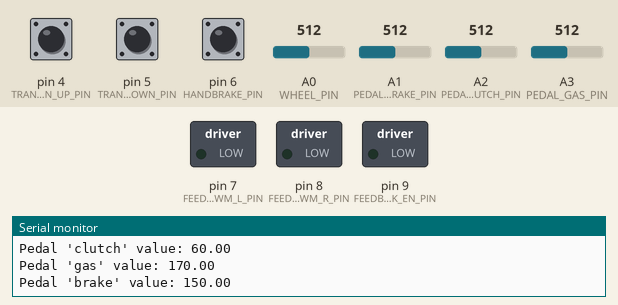
The sketch below on a simulated Arduino Leonardo, built with avr-gcc and run on an emulated ATmega32U4. Shown: switched loads named in the sketch (green lamp = pin HIGH), the last lines printed to the serial monitor. The inputs (shaded band) are chosen by the test bench; at power-on: A0 (WHEEL_PIN) = 512, pin 4 (TRANSMISSION_UP_PIN) HIGH, pin 5 (TRANSMISSION_DOWN_PIN) HIGH, pin 6 (HANDBRAKE_PIN) HIGH, A1 (PEDAL_BRAKE_PIN) = 512, A2 (PEDAL_CLUTCH_PIN) = 512, A3 (PEDAL_GAS_PIN) = 512. USB keyboard and mouse output is not drawn.

Above: at 1.2 s.
1.3 s: A0 (WHEEL_PIN) set to 541
At 2.4 s:
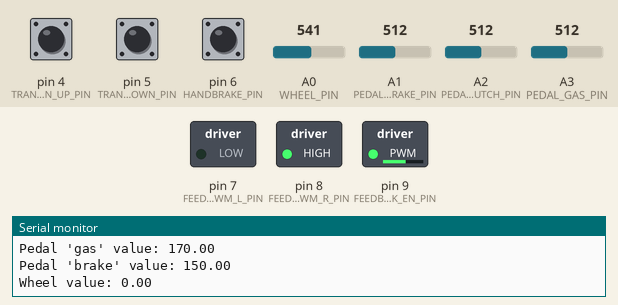
2.8 s: A0 (WHEEL_PIN) set to 306
At 3.5 s:
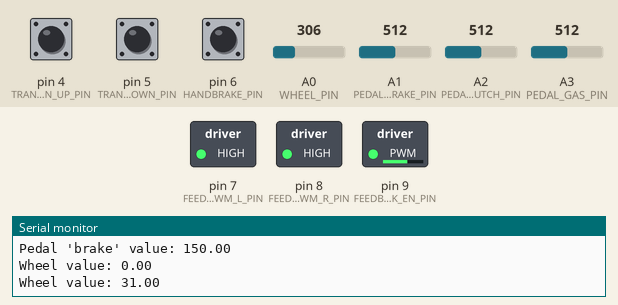
Timing chart, 0 to 5.8 s (numbered marks = the images above; inputs shaded):
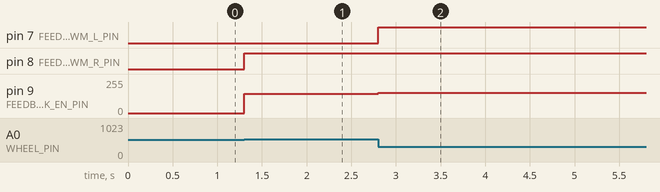

The sketch:

wheel.ino
```cpp
#include <HID-Settings.h>
#include <HID-Project.h>

#include "config.h"

const int PWM_MAX_VALUE = 799;

// Set PWM pins frequency
void setupPWMFrequency() {
    TCCR1A = 0;
    TCCR1B = 0;

    TCCR1A = (1 << COM1A1) | (1 << COM1B1) | (1 << WGM11);
    TCCR1B = (1 << WGM13) | (1 << WGM12) | (1 << CS10);

    ICR1 = PWM_MAX_VALUE; // 799 for 20 kHz (16MHz / (1 * (799 + 1)) )

    OCR1A = 0;
    OCR1B = 0;
}

// Analog write for pin 9
void analogWrite9(uint16_t duty) {
    OCR1A = constrain(duty, 0, PWM_MAX_VALUE);
}

// // Analog write for pin 10
// void analogWrite10(uint16_t duty) {
//     OCR1B = constrain(duty, 0, PWM_MAX_VALUE);
// }

#include "wheel_handler.h"
#include "feedback_handler.h"
#include "pedals_handler.h"
#include "transmission_handler.h"

void setup() {
    pinMode(WHEEL_PIN, INPUT);

    setupPWMFrequency();

    pinMode(FEEDBACK_PWM_L_PIN, INPUT);
    pinMode(FEEDBACK_PWM_R_PIN, INPUT);
    pinMode(FEEDBACK_EN_PIN, OUTPUT);

    digitalWrite(FEEDBACK_PWM_L_PIN, LOW);
    digitalWrite(FEEDBACK_PWM_R_PIN, LOW);

    pinMode(TRANSMISSION_UP_PIN, INPUT_PULLUP);
    pinMode(TRANSMISSION_DOWN_PIN, INPUT_PULLUP);
    pinMode(HANDBRAKE_PIN, INPUT_PULLUP);

    pinMode(PEDAL_GAS_PIN, INPUT);
    pinMode(PEDAL_BRAKE_PIN, INPUT);
    pinMode(PEDAL_CLUTCH_PIN, INPUT);

    Serial.begin(9600);
    Gamepad.begin();
}

void loop() {
    wheel_handler();
    feedback_handler();
    pedals_handler();
    transmission_handler();

    // delay(5);
}
```

feedback_handler.h
```cpp
const float FEEDBACK_DEAD_ZONE_VALUE = WHEEL_MAX_VALUE * FEEDBACK_DEAD_ZONE / 100;

const float FEEDBACK_MIN_SPEED_VALUE = (float)PWM_MAX_VALUE * FEEDBACK_MIN_SPEED / 100;
const float FEEDBACK_MAX_SPEED_VALUE = (float)PWM_MAX_VALUE * FEEDBACK_MAX_SPEED / 100;

const float FEEDBACK_MOVE_COOF = (float)(FEEDBACK_MAX_SPEED_VALUE - FEEDBACK_MIN_SPEED_VALUE) / (float)WHEEL_MAX_VALUE;

volatile bool feedback_direction = false;  // [false: to left, true: to right]
volatile float feedback_speed = 0;
volatile float last_feedback_speed = 0;

// Set feedback motor speed
void feedback_set_speed(float speed) {
    feedback_speed = (int)constrain(speed, FEEDBACK_MIN_SPEED_VALUE, FEEDBACK_MAX_SPEED_VALUE);
    analogWrite9(feedback_speed);
    // analogWrite10(speed);
}

// Set feedback motor direction [false: to left, true: to right]
void feedback_set_direction(bool direct) {
    if (direct) {
        pinMode(FEEDBACK_PWM_L_PIN, OUTPUT);
        digitalWrite(FEEDBACK_PWM_L_PIN, HIGH);

        pinMode(FEEDBACK_PWM_R_PIN, INPUT);
        digitalWrite(FEEDBACK_PWM_R_PIN, LOW);
    } else {
        pinMode(FEEDBACK_PWM_L_PIN, INPUT);
        digitalWrite(FEEDBACK_PWM_L_PIN, LOW);

        pinMode(FEEDBACK_PWM_R_PIN, OUTPUT);
        digitalWrite(FEEDBACK_PWM_R_PIN, HIGH);
    }

    feedback_direction = direct;
}

// Start feedback motor braking
void feedback_brake() {
    feedback_set_speed(FEEDBACK_MAX_SPEED_VALUE - FEEDBACK_MIN_SPEED_VALUE);

    pinMode(FEEDBACK_PWM_L_PIN, OUTPUT);
    digitalWrite(FEEDBACK_PWM_L_PIN, HIGH);

    pinMode(FEEDBACK_PWM_R_PIN, OUTPUT);
    digitalWrite(FEEDBACK_PWM_R_PIN, HIGH);
}

// Start feedback motor free running
void feedback_free() {
    feedback_set_speed(0);

    pinMode(FEEDBACK_PWM_L_PIN, INPUT);
    digitalWrite(FEEDBACK_PWM_L_PIN, LOW);

    pinMode(FEEDBACK_PWM_R_PIN, INPUT);
    digitalWrite(FEEDBACK_PWM_R_PIN, LOW);
}

// Stops the feedback motor
void feedback_stop() {
    feedback_brake();
    delay(10);
    feedback_free();

    if (last_feedback_speed != 0) {
        Serial.println("Feedback stopped");
        last_feedback_speed = 0;
    }
}

// Moves the feedback motor (direction [false: to left, true: to right])
void feedback_move(bool direct, int speed, int time) {
    feedback_set_speed(speed > 0 ? speed : (int)(abs(wheel_value) * FEEDBACK_MOVE_COOF + FEEDBACK_MIN_SPEED_VALUE));
    feedback_set_direction(direct);

    if (feedback_speed != last_feedback_speed) {
        last_feedback_speed = feedback_speed;
    }

    // waiting time..:
    if (time > 0) {
        delay(time);
        feedback_stop();
    }
}

// The steering wheel feedback motor handler
void feedback_handler() {
    if (abs(wheel_value) > FEEDBACK_DEAD_ZONE_VALUE) {
        feedback_direction = !wheel_direction;

        feedback_move(feedback_direction, 0, 0);
    } else if (feedback_speed != 0) {
        feedback_stop();
    }
}
```

pedals_handler.h
```cpp
const float PEDAL_CLUTCH_DEAD_ZONE_VALUE = PEDAL_CLUTCH_MAX_VALUE * PEDAL_CLUTCH_DEAD_ZONE / 100;
const float PEDAL_GAS_DEAD_ZONE_VALUE = PEDAL_GAS_MAX_VALUE * PEDAL_GAS_DEAD_ZONE / 100;
const float PEDAL_BRAKE_DEAD_ZONE_VALUE = PEDAL_BRAKE_MAX_VALUE * PEDAL_BRAKE_DEAD_ZONE / 100;

const float PEDAL_CLUTCH_STICK_COOF = 32767 / (float)PEDAL_CLUTCH_MAX_VALUE;
const float PEDAL_GAS_STICK_COOF = 32767 / (float)PEDAL_GAS_MAX_VALUE;
const float PEDAL_BRAKE_STICK_COOF = 32767 / (float)PEDAL_BRAKE_MAX_VALUE;

volatile float pedal_clutch_value = 0.0;
volatile float pedal_clutch_last_value = 0.0;
volatile float pedal_gas_value = 0.0;
volatile float pedal_gas_last_value = 0.0;
volatile float pedal_brake_value = 0.0;
volatile float pedal_brake_last_value = 0.0;

// The pedals handler
void pedals_handler() {
    //              CLUTCH:
    int clutch_value = analogRead(PEDAL_CLUTCH_PIN);

    // check dead zone
    if (clutch_value < PEDAL_CLUTCH_DEAD_ZONE_VALUE) {
        pedal_clutch_value = 0;
    }
    // check max value
    else if (clutch_value >= PEDAL_CLUTCH_MAX_VALUE) {
        pedal_clutch_value = PEDAL_CLUTCH_MAX_VALUE;
    }
    // applying value
    else {
        pedal_clutch_value = clutch_value - PEDAL_CLUTCH_DEAD_ZONE_VALUE;
    }

    if (pedal_clutch_value > pedal_clutch_last_value + 1 || pedal_clutch_value < pedal_clutch_last_value - 1) {
        Gamepad.rxAxis(pedal_clutch_value * PEDAL_CLUTCH_STICK_COOF);
        Gamepad.write();

        Serial.print("Pedal 'clutch' value: ");
        Serial.println(pedal_clutch_value);

        pedal_clutch_last_value = pedal_clutch_value;
    }

    //              GAS:
    int gas_value = analogRead(PEDAL_GAS_PIN);

    // check dead zone
    if (gas_value < PEDAL_GAS_DEAD_ZONE_VALUE) {
        pedal_gas_value = 0;
    }
    // check max value
    else if (gas_value >= PEDAL_GAS_MAX_VALUE) {
        pedal_gas_value = PEDAL_GAS_MAX_VALUE;
    }
    // applying value
    else {
        pedal_gas_value = gas_value - PEDAL_GAS_DEAD_ZONE_VALUE;
    }

    if (pedal_gas_value > pedal_gas_last_value + 1 || pedal_gas_value < pedal_gas_last_value - 1) {
        Gamepad.yAxis(pedal_gas_value * PEDAL_GAS_STICK_COOF);
        Gamepad.write();

        Serial.print("Pedal 'gas' value: ");
        Serial.println(pedal_gas_value);

        pedal_gas_last_value = pedal_gas_value;
    }

    //              BRAKE:
    int brake_value = analogRead(PEDAL_BRAKE_PIN);

    // check dead zone
    if (brake_value < PEDAL_BRAKE_DEAD_ZONE_VALUE) {
        pedal_brake_value = 0;
    }
    // check max value
    else if (brake_value >= PEDAL_BRAKE_MAX_VALUE) {
        pedal_brake_value = PEDAL_BRAKE_MAX_VALUE;
    }
    // applying value
    else {
        pedal_brake_value = brake_value - PEDAL_BRAKE_DEAD_ZONE_VALUE;
    }

    if (pedal_brake_value > pedal_brake_last_value + 1 || pedal_brake_value < pedal_brake_last_value - 1) {
        Gamepad.ryAxis(pedal_brake_value * PEDAL_BRAKE_STICK_COOF);
        Gamepad.write();

        Serial.print("Pedal 'brake' value: ");
        Serial.println(pedal_brake_value);

        pedal_brake_last_value = pedal_brake_value;
    }
}
```

transmission_handler.h
```cpp
const int TRANSMISSION_UP_BUTTON = 1;
const int TRANSMISSION_DOWN_BUTTON = 2;
const int HANDBRAKE_BUTTON = 3;

volatile bool transmission_up_pressed = false;
volatile bool transmission_down_pressed = false;
volatile bool handbrake_pressed = false;

// The transmission & handbrake handler
void transmission_handler() {
    // transmission up:
    if (digitalRead(TRANSMISSION_UP_PIN) == LOW) {
        if (!transmission_up_pressed) {
            transmission_up_pressed = true;

            Gamepad.press(TRANSMISSION_UP_BUTTON);
            Gamepad.write();

            Serial.println("Transmission up pressed");
        }
    } else if (transmission_up_pressed) {
        transmission_up_pressed = false;

        Gamepad.release(TRANSMISSION_UP_BUTTON);
        Gamepad.write();

        Serial.println("Transmission up released");
    }

    // transmission down:
    if (digitalRead(TRANSMISSION_DOWN_PIN) == LOW) {
        if (!transmission_down_pressed) {
            transmission_down_pressed = true;

            Gamepad.press(TRANSMISSION_DOWN_BUTTON);
            Gamepad.write();

            Serial.println("Transmission down pressed");
        }
    } else if (transmission_down_pressed) {
        transmission_down_pressed = false;

        Gamepad.release(TRANSMISSION_DOWN_BUTTON);
        Gamepad.write();

        Serial.println("Transmission down released");
    }

    // handbrake:
    if (digitalRead(HANDBRAKE_PIN) == LOW) {
        if (!handbrake_pressed) {
            handbrake_pressed = true;

            Gamepad.press(HANDBRAKE_BUTTON);
            Gamepad.write();

            Serial.println("Handbrake pressed");
        }
    } else if (handbrake_pressed) {
        handbrake_pressed = false;

        Gamepad.release(HANDBRAKE_BUTTON);
        Gamepad.write();

        Serial.println("Handbrake released");
    }
}
```

wheel_handler.h
```cpp
const float WHEEL_DEAD_ZONE_VALUE = 1020 * WHEEL_DEAD_ZONE / 100;

const int WHEEL_CENTER_VALUE = 1020 / 2;
const float WHEEL_DEGS_COOF = (float)WHEEL_CENTER_VALUE / (float)WHEEL_DEGS_MAX;
const int WHEEL_MAX_VALUE = WHEEL_DEGS_LIMIT * WHEEL_DEGS_COOF;
const float WHEEL_STICK_COOF = 32767 / (float)WHEEL_MAX_VALUE;

volatile float wheel_value = 0.0;
volatile bool wheel_direction = false;  // false: to left, true: to right

// The steering wheel handler
void wheel_handler() {
    int value = analogRead(WHEEL_PIN) - WHEEL_CENTER_VALUE;

    // check dead zone (center):
    if (abs(value) <= WHEEL_DEAD_ZONE_VALUE) {
        wheel_value = 0;
    } else if (value != wheel_value) {
        Gamepad.xAxis( constrain(wheel_value, -WHEEL_MAX_VALUE, WHEEL_MAX_VALUE) * WHEEL_STICK_COOF);
        Gamepad.write();

        Serial.print("Wheel value: ");
        Serial.println(wheel_value);

        wheel_value = value;
        wheel_direction = wheel_value > 0;
    }
}
```

config.h
```cpp
// ----------- STEERING WHEEL: --------------

const int WHEEL_PIN = A0;

const int WHEEL_DEGS_MAX = 1800;       // the max possible degs to the one side
const int WHEEL_DEGS_LIMIT = 420;      // the limit of degs to the one side [90, 180, 360, 420, 540, 720, 900, or another values..]

const float WHEEL_DEAD_ZONE = 1.2;     // [0.0, 100.0]

// ----------- FEEDBACK MOTOR: --------------

const int FEEDBACK_PWM_L_PIN = 7;
const int FEEDBACK_PWM_R_PIN = 8;
const int FEEDBACK_EN_PIN = 9;       // WARNING!: The pin timer must be set to 16-20 kHz, depending on the motor (see function setupPWMFrequency() in 'wheel/wheel.ino').

const float FEEDBACK_DEAD_ZONE = 5.0;  // [0.0, 100.0]

const float FEEDBACK_MIN_SPEED = 55.0;   // [0.0, 100.0]
const float FEEDBACK_MAX_SPEED = 60.0;   // [0.0, 100.0]


// -------------- PEDALS: -------------------

const int PEDAL_GAS_PIN = A3;
const int PEDAL_BRAKE_PIN = A1;
const int PEDAL_CLUTCH_PIN = A2;

const float PEDAL_CLUTCH_DEAD_ZONE = 12;  // [0.0, 100.0]
const float PEDAL_GAS_DEAD_ZONE = 10;     // [0.0, 100.0]
const float PEDAL_BRAKE_DEAD_ZONE = 10;   // [0.0, 100.0]

const int PEDAL_CLUTCH_MAX_VALUE = 60;
const int PEDAL_GAS_MAX_VALUE = 170;
const int PEDAL_BRAKE_MAX_VALUE = 150;


// ------ TRANSMISSION & HANDBRAKE: ----------

const int TRANSMISSION_UP_PIN = 4;
const int TRANSMISSION_DOWN_PIN = 5;
const int HANDBRAKE_PIN = 6;
```

Measured:
- the behaviour switches between 522 and 523 on A0 (WHEEL_PIN) (found by bisection; images 0 and 1)
- after the input at 1.3 s, pin 8 (FEEDBACK_PWM_R_PIN): LOW → HIGH at once; pin 9 (FEEDBACK_EN_PIN): 0/255 → 143/255 at once
- after the input at 2.8 s, pin 7 (FEEDBACK_PWM_L_PIN): LOW → HIGH at once; pin 9 (FEEDBACK_EN_PIN): 143/255 → 153/255 at once
